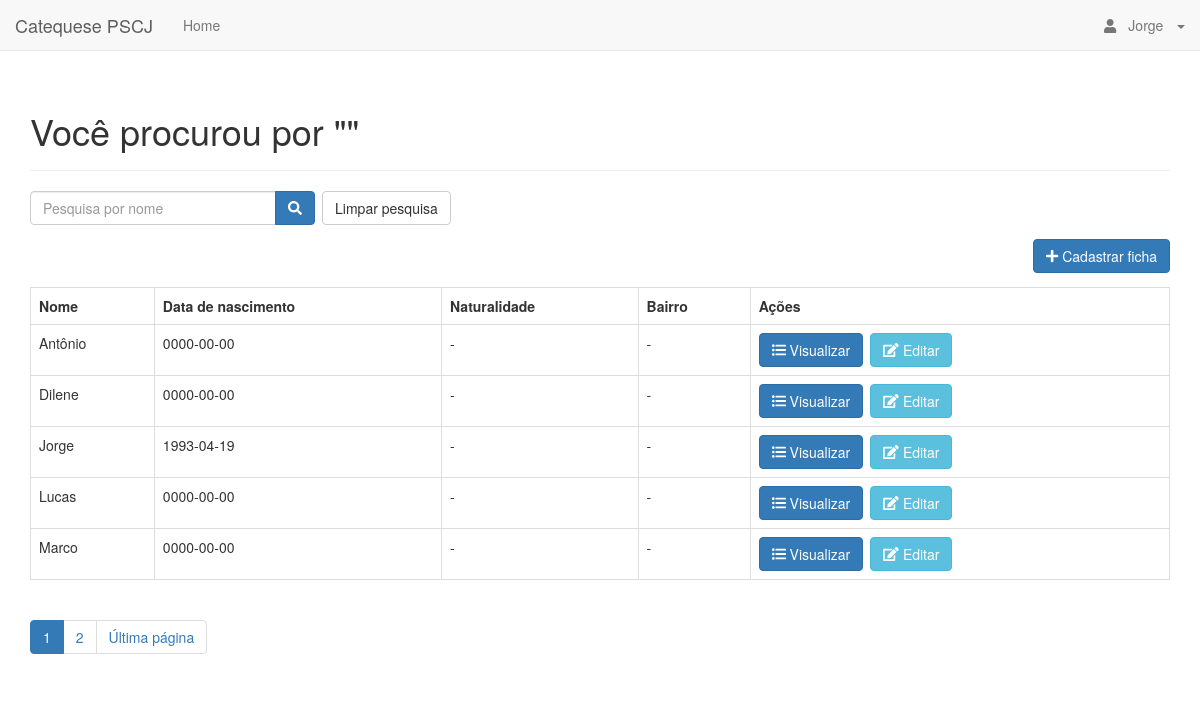
The page /search.php (signed in) on the database its author committed.
### tables this page shows
CREATE TABLE `ficha` (
  `id` int(11) NOT NULL,
  `nome` varchar(128) NOT NULL,
  `data_nascimento` date NOT NULL,
  `naturalidade` varchar(32) NOT NULL,
  `endereco` varchar(128) NOT NULL,
  `bairro` varchar(32) NOT NULL,
  `cep` int(8) NOT NULL,
  `telefone` int(16) NOT NULL,
  `estudante` tinyint(1) NOT NULL,
  `colegio` varchar(32) NOT NULL,
  `batismo` tinyint(1) NOT NULL,
  `eucaristia` tinyint(1) NOT NULL,
  `data_batismo` date NOT NULL,
  `paroquia_batismo` varchar(128) NOT NULL,
  `nome_pai` varchar(128) NOT NULL,
  `nome_mae` varchar(128) NOT NULL,
  `telefone_celular_pai` int(16) NOT NULL,
  `telefone_celular_mae` int(16) NOT NULL,
  `telefone_residencial` int(16) NOT NULL,
  `pais_casados_igreja` tinyint(1) NOT NULL,
  `igreja_casamento` varchar(128) NOT NULL,
  `pais_vivem_juntos` tinyint(1) NOT NULL,
  `frequentam_comunidade` tinyint(1) NOT NULL,
  `ativos_paroquia` tinyint(1) NOT NULL,
  `tipo_participacao` varchar(128) NOT NULL,
  `outra_paroquia` varchar(128) NOT NULL,
  `turma_atual` varchar(32) NOT NULL,
  `turno` varchar(32) NOT NULL,
  `ano_inicio_turma` int(11) NOT NULL,
  `catequista_1` varchar(128) NOT NULL,
  `catequista_2` varchar(128) NOT NULL,
  `catequista_3` varchar(128) NOT NULL,
  `catequizando_frequente` tinyint(1) NOT NULL,
  `preenchimento_ficha` int(11) NOT NULL
);

### search.php (called while the page is built, shortened)
<?php
include_once 'config/core.php';
include_once 'objects/ficha.php';
$database = new Database();
$db = $database->getConnection();
$ficha = new Ficha($db);
$search_term=isset($_GET['s']) ? $_GET['s'] : '';
include_once "layout_header.php";
$stmt = $ficha->search($search_term, $from_record_num, $records_per_page);
$total_rows=$ficha->countAll_BySearch($search_term);
include_once "visualiza_template.php";
include_once "layout_footer.php";
?>

### objects/ficha.php (called while the page is built, shortened)
<?php
class Ficha {
    private $conn;
    private $table_name = "ficha";
    public function __construct($db) {
        $this->conn = $db;
    }
    public function search($search_term, $from_record_num, $records_per_page){
        $query = "SELECT
                    id, nome, data_nascimento
                FROM
                    " . $this->table_name . "
                WHERE
                    nome LIKE ?
                ORDER BY
                    nome ASC
                LIMIT
                    ?, ?";
        $stmt = $this->conn->prepare( $query );
        $search_term = "%{$search_term}%";
        $stmt->bindParam(1, $search_term);
        $stmt->bindParam(2, $from_record_num, PDO::PARAM_INT);
        $stmt->bindParam(3, $records_per_page, PDO::PARAM_INT);
        $stmt->execute();
        return $stmt;
    }
    public function countAll_BySearch($search_term) {
        $query = "SELECT
                    COUNT(*) as total_rows
                FROM
                    " . $this->table_name . "
                WHERE
                    nome LIKE ?";
        $stmt = $this->conn->prepare( $query );
        $search_term = "%{$search_term}%";
        $stmt->bindParam(1, $search_term);
        $stmt->execute();
        $row = $stmt->fetch(PDO::FETCH_ASSOC);
        return $row['total_rows'];
    }
}
?>

### config/core.php (called while the page is built, shortened)
<?php
$page = isset($_GET['page']) ? $_GET['page'] : 1;
$records_per_page = 5;
$from_record_num = ($records_per_page * $page) - $records_per_page;
?>

### visualiza_template.php (the view)
<?php
echo "<form role='search' action='search.php'>";
    echo "<div class='input-group col-md-3 pull-left margin-right-1em left-margin'>";
        $search_value=isset($search_term) ? "value='{$search_term}'" : "";
        echo "<input type='text' class='form-control' placeholder='Pesquisa por nome' name='s' id='srch-term' required {$search_value} />";
        echo "<div class='input-group-btn'>";
            echo "<button class='btn btn-primary' type='submit'><i class='fas fa-search'></i></button>";
        echo "</div>";
    echo "</div>";
echo "</form>";
echo "<div class='right-button-margin'>";
    echo "<a href='index.php' class='btn btn-default'>Limpar pesquisa</a>";
echo "</div>";
echo "<div class='right-button-margin'>";
    echo "<a href='cadastro_ficha.php' class='btn btn-primary pull-right'>";
        echo "<span class='fas fa-plus'></span> Cadastrar ficha";
    echo "</a>";
echo "</div>";
if ($total_rows>0) {
    echo "<table class='table table-hover table-responsive table-bordered'>";
        echo "<tr>";
            echo "<th>Nome</th>";
            echo "<th>Data de nascimento</th>";
            echo "<th>Naturalidade</th>";
            echo "<th>Bairro</th>";
            echo "<th>Ações</th>";
        echo "</tr>";
        while ($row = $stmt->fetch(PDO::FETCH_ASSOC)) {
            extract($row);
            echo "<tr>";
                echo "<td>{$nome}</td>";
                echo "<td>{$data_nascimento}</td>";
                echo "<td>-</td>";
                echo "<td>-</td>";
                echo "<td>";
                    echo "<a href='visualiza_ficha.php?id={$id}' class='btn btn-primary left-margin'>";
                        echo "<span class='fas fa-list-ul'></span> Visualizar";
                    echo "</a>";
                    echo "<a href='atualiza_ficha.php?id={$id}' class='btn btn-info left-margin'>";
                        echo "<span class='fas fa-edit'></span> Editar";
                    echo "</a>";
                echo "</td>";
            echo "</tr>";
        }
    echo "</table>";
    include_once 'paging.php';
}
else{
    echo "<div class='alert alert-danger'>Sem fichas encontradas.</div>";
}
?>

### libs/css/custom.css (style rules this page uses)
.left-margin { margin:0 .5em 0 0; }
.right-button-margin { margin: 0 0 1em 0; overflow: hidden; }

### rows shown on the page
ficha: nome "Antônio", data_nascimento "0000-00-00"
ficha: nome "Dilene", data_nascimento "0000-00-00"
ficha: nome "Jorge", data_nascimento "1993-04-19"
ficha: nome "Lucas", data_nascimento "0000-00-00"
ficha: nome "Marco", data_nascimento "0000-00-00"

### other values the page prints
$_SESSION['nome'] "Jorge"
$page_title "Você procurou por \"\""
